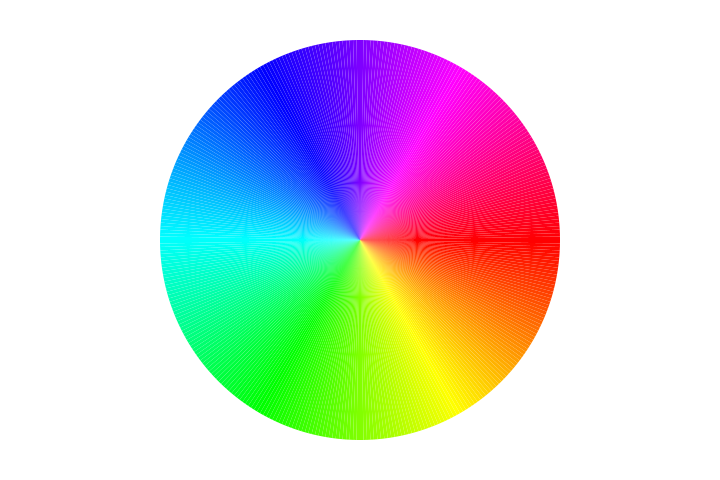
Frame 1 (no input)
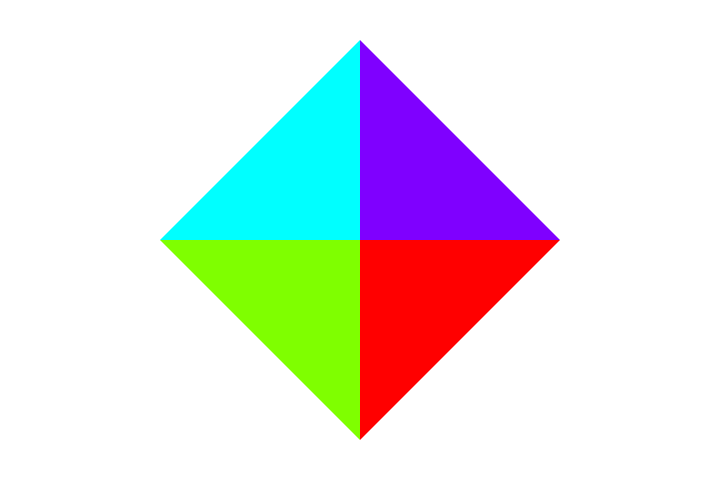
Frame 60 (the mouse pressed at the canvas centre just before this capture)
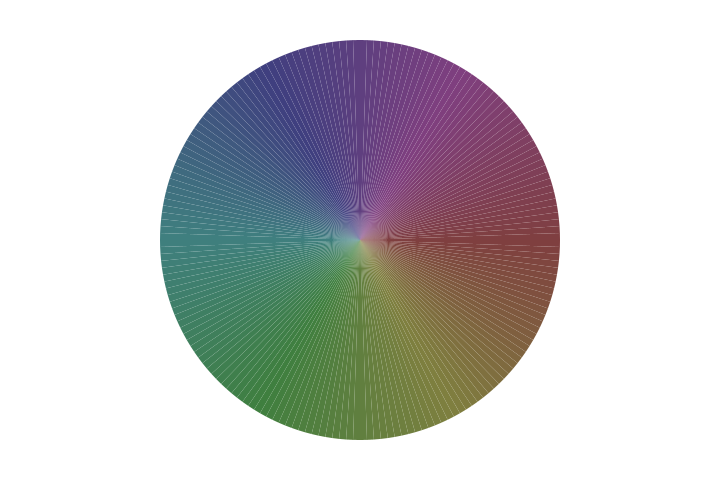
Frame 120 (the mouse held since frame 60 and released just before this capture)

The Processing sketch that drew these frames (run headless with seeded random() and noise(); from frame 60 on, the mouse is pressed at the canvas centre):

// Processing sketch: sketch_1_3_color_pie
// ── sketch_1_3_color_pie.pde
//Aven, See Through Kinect, Spring 2018
//http://aven.cc
//https://github.com/aaaven/STK2018/wiki/

int[] angle = {
  120, 90, 72, 60, 45, 40, 36, 30, 24, 18, 15, 12, 10, 9, 8, 6, 5, 4, 3, 2, 1
};
int num = angle.length-1;
int numstep = -1;

void setup() {
  size(720, 480);
  colorMode(HSB, 360, height, width);
  noStroke();
  frameRate(10);
}


void draw() {
  background(360);
  int rad = 200;
  int gsize = angle[num];

  for (int i =0; i < 360; i+=gsize) {
    fill(i, height-mouseY, width-mouseX);
    beginShape();
    vertex(0.5*width, 0.5*height);

    float sx = 0.5*width + cos(radians(i))*rad;
    float sy = 0.5*height + sin(radians(i))*rad;
    vertex(sx, sy);

    float ex = 0.5*width + cos(radians(i+gsize))*rad;
    float ey = 0.5*height + sin(radians(i+gsize))*rad;
    vertex(ex, ey);

    endShape();
  }

  num += numstep;
  if (num > angle.length-2 || num < 1) numstep *= -1;
}
